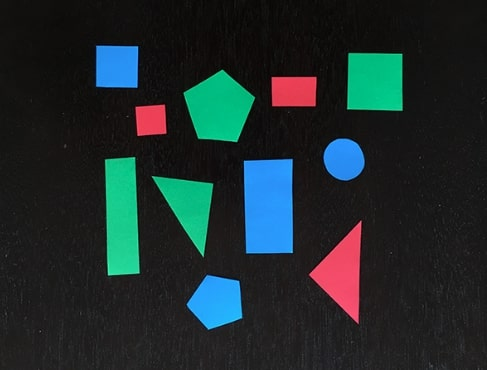
#> input picture 2.jpg, 487 x 370 px, given in place of image.jpg, which was not available
$ python shape_color.py
#> lines starting #> are read from the running program, lines starting #| are printed output that depends on the picture; after the words box and inside, x2 and y2 are one past the last pixel; in counts of white or black regions, pixels touching at a corner belong together; pictures that were not available may be replaced by others from this repository, and a replacement may not be noted
import cv2
import math

def find_contr(path, path2):
    # 이미지 처리
#> called with path = 'shape.jpg', path2 = 'E:\\image\\image.jpg'
    target= cv2.imread(path2)
#> target is the input picture: shape (370, 487, 3); mean B, G, R 44.5, 43.3, 30
    shapes = cv2.imread(path)
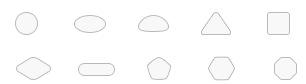
#> input picture shape.jpg, 306 x 84 px
#> shapes is the input picture: shape (84, 306, 3); mean B, G, R 251.8, 251.8, 251.8

    target = cv2.resize(target, dsize=(500,500), interpolation=cv2.INTER_LANCZOS4)
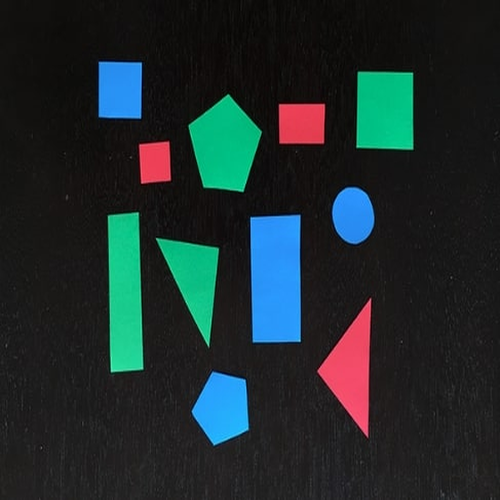
#> target: shape (500, 500, 3); mean B, G, R 44.5, 43.3, 30.1

    shapesGray = cv2.cvtColor(shapes, cv2.COLOR_BGR2GRAY)
    targetGray = cv2.cvtColor(target, cv2.COLOR_BGR2GRAY)
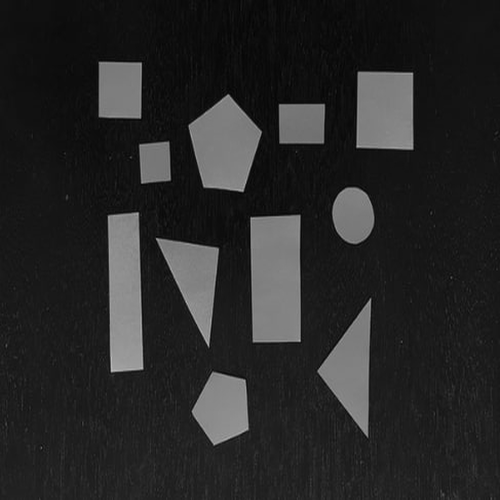
#> targetGray: shape (500, 500); min 2, max 190, mean 39.5
    shapesTh = cv2.adaptiveThreshold(shapesGray, 255, cv2.ADAPTIVE_THRESH_MEAN_C  , cv2.THRESH_BINARY, 11, 1)
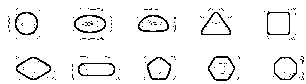
#> shapesTh: shape (84, 306); 94.3% white; black in thin lines or dots, all inside (x1, y1, x2, y2) = (8, 8, 304, 81)
    targetTh = cv2.Canny(targetGray, 150, 250)
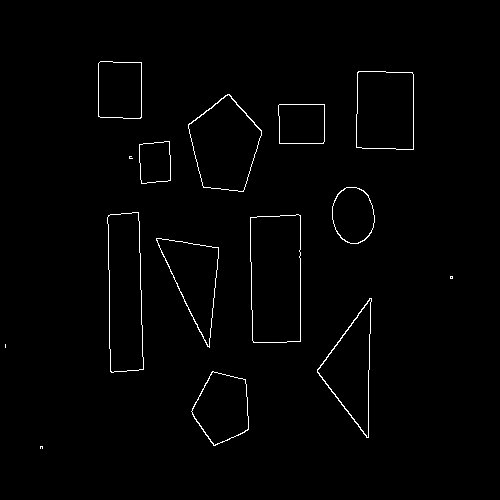
#> targetTh: shape (500, 500); 1.2% white in thin lines or dots, all inside (x1, y1, x2, y2) = (5, 61, 453, 449)
    cv2.imshow('target',targetTh)

    # 모든 컨투어 찾기
    cntrs_shapes, hierarchy = cv2.findContours(shapesTh,cv2.RETR_TREE,cv2.CHAIN_APPROX_NONE)
#> cntrs_shapes = 187 contours, 166 with area under 20; largest, box (x1, y1, x2, y2) and area: (0, 0, 306, 84) 25315, (15, 56, 52, 81) 583, (266, 10, 291, 36) 570, (207, 55, 236, 82) 558, (73, 14, 107, 34) 516
    cntrs_target, hierarchy = cv2.findContours(targetTh,cv2.RETR_TREE,cv2.CHAIN_APPROX_NONE)
#> cntrs_target = 27 contours, 5 with area under 20; largest, box (x1, y1, x2, y2) and area: (250, 214, 301, 343) 6185, (250, 214, 301, 343) 6183, (107, 212, 144, 373) 5009, (107, 212, 144, 373) 5006, (188, 94, 262, 192) 4798

    # 노이즈 제거
    saved_contour_shapes = []
    matchs = []
    thresh_low = 100
    thresh_high = 1000

    for contoured in cntrs_shapes:
        if (cv2.contourArea(contoured) > thresh_low) & (cv2.contourArea(contoured) < thresh_high):
            saved_contour_shapes.append(contoured)
#> this loop made 187 passes
#> contoured on passes 2 to 4: [[300, 79], [301, 78], [302, 79], [301, 80]], [[236, 79], [237, 78], [238, 79], [237, 80]], [[172, 79], [173, 78], [174, 79], [173, 80]]
#> after the loop, saved_contour_shapes = 20 contours; largest, box (x1, y1, x2, y2) and area: (15, 56, 52, 81) 583, (266, 10, 291, 36) 570, (207, 55, 236, 82) 558, (73, 14, 107, 34) 516, (77, 62, 116, 77) 500


    """
    # 제거
    for contour in cntrs_target:
        if (cv2.contourArea(contour) > 50) :
            saved_contour_target.append(contour)
    """

    for contr in saved_contour_shapes:
        match = cv2.matchShapes(cntrs_target[0], contr, cv2.CONTOURS_MATCH_I2, 0.0)
        matchs.append((match,contr))
        cv2.putText(shapes, '%.1f'%match, tuple(contr[0][0]), cv2.FONT_HERSHEY_PLAIN, 1, (0,0,255),1)
#> this loop made 20 passes
#> match on passes 1 to 12: 1.11, 0.828, 0.542, 4.64, 4.53, 4.3, 2.08, 1.93, 0.541, 4.43, 5.31, 4.69
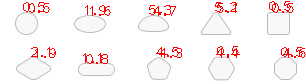
#> shapes: shape (84, 306, 3); 3.37% of pixels changed, all inside (x1, y1, x2, y2) = (23, 1, 306, 64)
#> after the loop, matchs = 20 items

    matchs.sort(key = lambda x : x[0])
    cv2.drawContours(shapes, [matchs[0][1]], -1, (0,255,0), 3)
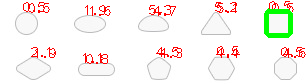
#> shapes: shape (84, 306, 3); 1.73% of pixels changed, all inside (x1, y1, x2, y2) = (264, 8, 293, 38)
    cv2.imshow("result", shapes)
    """
    cx, cy = find_center(cntrs_target)
    center = (cx, cy)
    color = match_color(target, center)
    print(color)
    """
    cv2.waitKey(0)


def match_color(img, contours):
    # 0. 인식할 색상 RGB값
    colors = [[11,219,252],[0,118,255],[170,50,255],[0,0,255], [20,79,146],[0, 255, 0],[185,192,0] ,[255,0,0],[179,70,60],[203,17,186],[197,24,122],[149,149,149],[0,0,0],[255,255,255]]
    colorNames = ["yellow","orange","pink","red", "brown","green", "teal","blue","indigo","lightpurple","purple","gray","black","white"]
    cx, cy = map(int, contours)
    (b,g,r) = img[cy, cx]
    color = (r, g, b)
    for i in range(len(colors)):
        if i == 0 :
            min = dst(color, colors[i])
            c = i
        elif min > dst(color, colors[i]):
            min = dst(color, colors[i])
            c = i

    print("b: {0} , g : {1}, r : {2}".format(b,g,r))
    return colorNames[i]


# 색상의 유사도 (distance = √ ((x2-x1)^2 + (y2-y1)^2 + (z2-z1)^2))
def dst(x,y):
    total = 0
    for i in range(0,len(x)):
        a = (abs(x[i]-y[i]))**2
        total += a
    return math.sqrt(total)

def find_center(contours):
    cnt = contours[0]
    M = cv2.moments(cnt)
    cx = int(M['m10']/M['m00'])
    cy = int(M['m01']/M['m00'])
    return cx, cy

if __name__ == '__main__':
    path2 = "E:\image\image.jpg"
    path = 'shape.jpg'
    find_contr(path, path2)
